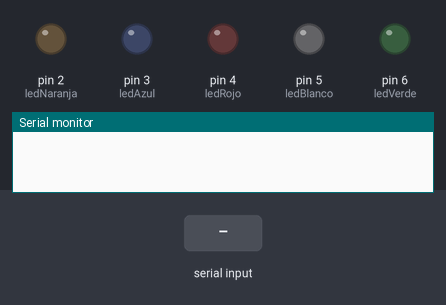
A sketch run on a simulated Arduino Uno, built with avr-gcc and run on an emulated ATmega328P. Parts: output pins drawn as LEDs (lit = HIGH), the last lines printed to the serial monitor. Inputs (shaded band) come from the test bench.

Above: at 1.2 s.
1.3 s: "1\n" received over Serial
At 2.2 s:
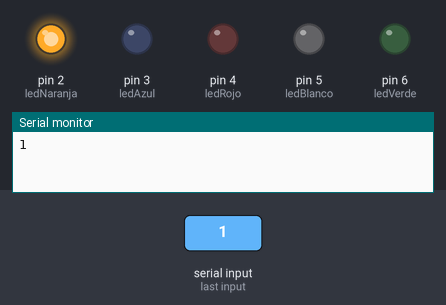
2.8 s: "2\n" received over Serial
At 3.3 s:
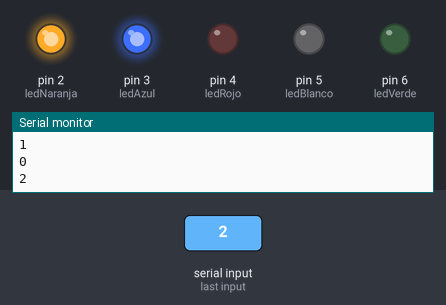
4.3 s: "3\n" received over Serial
At 5.5 s:
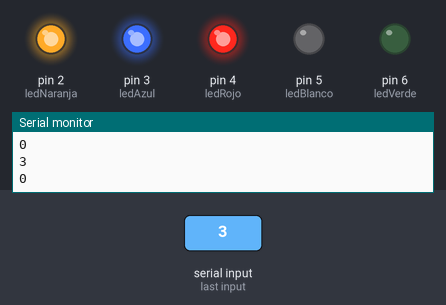
5.8 s: "4\n" received over Serial
At 6.8 s:
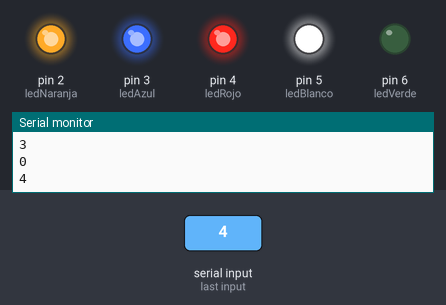
7.3 s: "5\n" received over Serial
At 7.9 s:
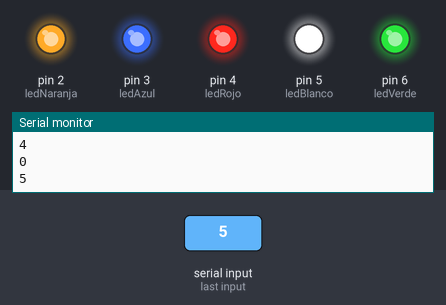
8.8 s: "1\n" received over Serial
At 9.1 s:
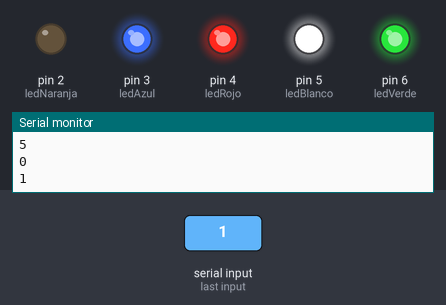
Timing chart, 0 to 11.3 s (numbered marks = the images above; inputs shaded):
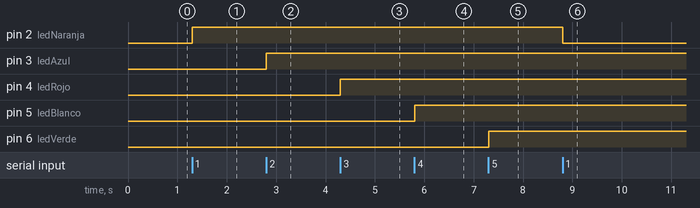

Measured:
- after the input at 1.3 s, pin 2 (ledNaranja): LOW → HIGH at once
- after the input at 2.8 s, pin 3 (ledAzul): LOW → HIGH at once
- after the input at 4.3 s, pin 4 (ledRojo): LOW → HIGH at once
- after the input at 5.8 s, pin 5 (ledBlanco): LOW → HIGH at once
- after the input at 7.3 s, pin 6 (ledVerde): LOW → HIGH at once
- after the input at 8.8 s, pin 2 (ledNaranja): HIGH → LOW at once

The sketch:

Control_de_Led_Por_Puerto_Serie.ino
```cpp
//Práctica 10
  int ledNaranja=2;
  int ledAzul=3;
  int ledRojo=4;
  int ledBlanco=5;
  int ledVerde=6;

void setup() {
          pinMode(ledNaranja,OUTPUT);
          pinMode(ledAzul,OUTPUT);
          pinMode(ledRojo,OUTPUT);
          pinMode(ledBlanco,OUTPUT);
          pinMode(ledVerde,OUTPUT);

  Serial.begin(9600);
}

void loop() {
  if(Serial.available()>0){
  int numero=Serial.parseInt();
  Serial.println(numero);

    switch(numero){
      case 1:
      digitalWrite(ledNaranja,!digitalRead(ledNaranja));
      break;
       case 2:
      digitalWrite(ledAzul,!digitalRead(ledAzul));
      break;
       case 3:
      digitalWrite(ledRojo,!digitalRead(ledRojo));
      break;
       case 4:
      digitalWrite(ledBlanco,!digitalRead(ledBlanco));
      break;
       case 5:
      digitalWrite(ledVerde,!digitalRead(ledVerde));
      break;
    }
  }
}
```
